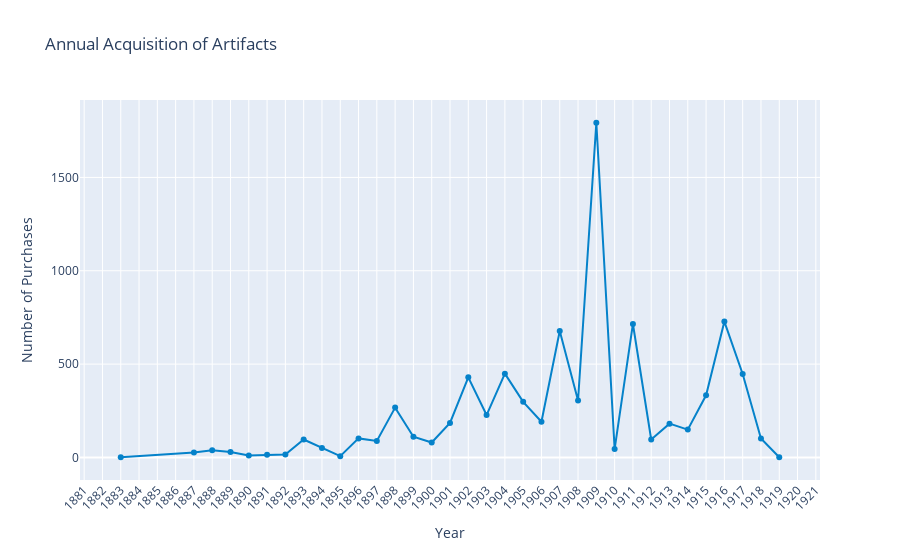

Write notebook code for a chart like this one.
### Code cell
# import pandas as pd# import plotly.graph_objects as go

# Read the file
df = pd.read_excel('Collections_Provenance.xlsx')

# Calculate the number for each year
purchase_year_counts = df['Purchase_Year'].value_counts().sort_index()

# Create the graph
fig = go.Figure()

# Add the line
fig.add_trace(go.Scatter(x=purchase_year_counts.index, y=purchase_year_counts.values,
                    mode='lines+markers',
                    name='Number of Purchases',
                    line=dict(color='#0582ca')))  

# Set the layout
fig.update_layout(title='Annual Acquisition of Artifacts',
                   xaxis_title='Year',
                   yaxis_title='Number of Purchases',
                   xaxis=dict(tickmode='linear', tickangle=-45),  
                   yaxis=dict(type='linear'),
                   height=500)  

# Show the table
fig.show()

### Figure 1 — Plotly figure (JSON) as saved in the notebook; plotly's stock layout.template omitted (floating-point values rounded to 4 significant figures)
{"data": [{"line": {"color": "#0582ca"}, "mode": "lines+markers", "name": "Number of Purchases", "type": "scatter", "x": [1883, 1887, 1888, 1889, 1890, 1891, 1892, 1893, 1894, 1895, 1896, 1897, 1898, 1899, 1900, 1901, 1902, 1903, 1904, 1905, 1906, 1907, 1908, 1909, 1910, 1911, 1912, 1913, 1914, 1915, 1916, 1917, 1918, 1919], "y": [1, 27, 38, 29, 10, 15, 16, 96, 50, 7, 102, 88, 267, 111, 80, 185, 429, 227, 449, 298, 191, 677, 305, 1793, 45, 715, 96, 181, 149, 333, 728, 447, 102, 1]}], "layout": {"autosize": true, "title": {"text": "Annual Acquisition of Artifacts"}, "xaxis": {"autorange": true, "range": [1881.0, 1921.0], "tickangle": -45, "tickmode": "linear", "title": {"text": "Year"}, "type": "linear"}, "yaxis": {"autorange": true, "range": [-125.2, 1919.0], "title": {"text": "Number of Purchases"}, "type": "linear"}}}
